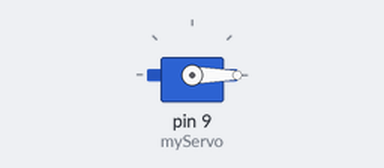
A sketch run on a simulated Arduino Uno, built with avr-gcc and run on an emulated ATmega328P. On the bench: servo. At 4.0 s the program stops and its outputs stay as they are.

Above: at 0.1 s.
At 3.1 s:
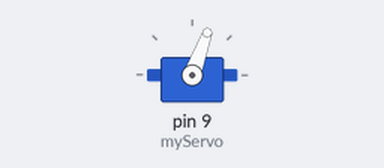
Timing chart, 0 to 4.6 s (numbered marks = the images above):
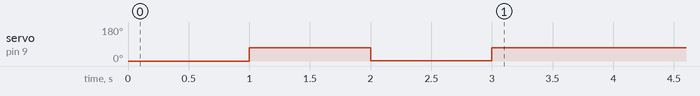

Measured:
- by itself, servo on pin 9 (myServo): 0° → 70° at 1.0 s, → 2° 1.0 s later, → 70° 1.0 s later

The sketch:

Combined_Servo.ino
```cpp
#include <Servo.h>

Servo myServo;  // 创建舵机对象

void setup() {
    myServo.attach(9);  // 连接舵机到 9 号引脚

}

void loop() {
    myServo.write(0); // 转到 180°
    delay(1000);        // 等待 1 秒

    myServo.write(70);  // 回中 90°
    delay(1000);        // 等待 1 秒

    myServo.write(2);   // 转到 0°
    delay(1000);        // 等待 1 秒

    myServo.write(70);  // 回中 90°
    delay(1000);        // 等待 1 秒

    while(1);  // 停止循环
}
```
